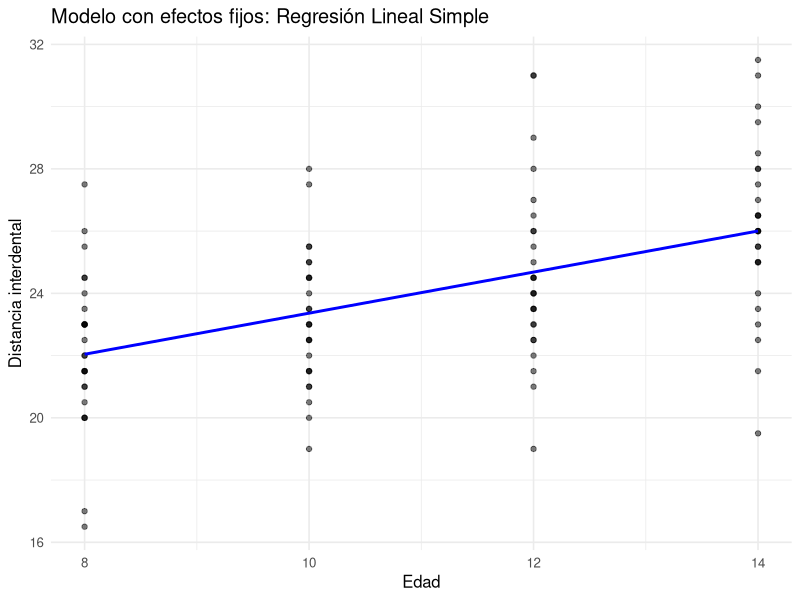
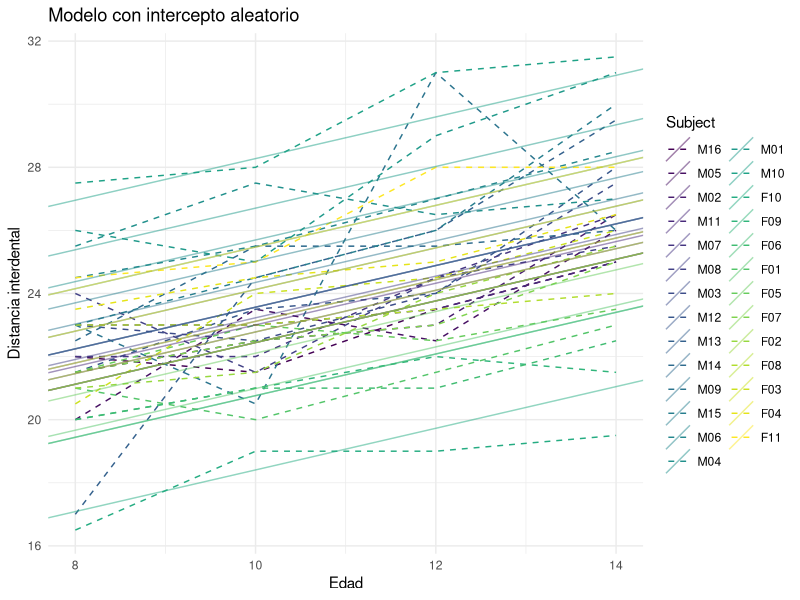
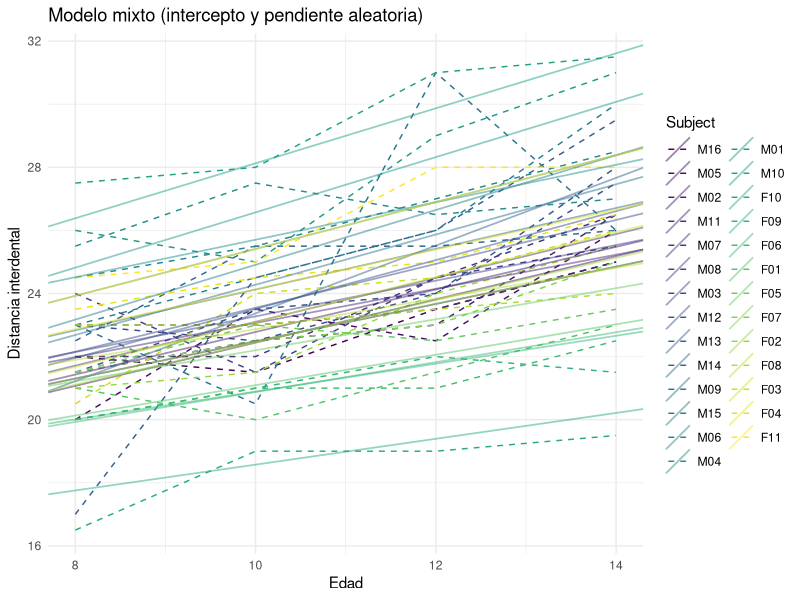

Source code (R) for these figures, in order:
## ---- chunk 1
library(ggplot2)
knitr::opts_chunk$set(
  fig.width = 6, 
  fig.height = 4, 
  dev = "png",
  fig.align = "center"
)
theme_set(theme_minimal(base_size = 12))
## ---- chunk 2
# Cargar paquetes
library(nlme)
library(lme4)

# Cargar datos longitudinales
data(Orthodont, package = "nlme")

# Ajustar modelo de regresión lineal simple (solo efectos fijos)
modelo_fijo <- lm(distance ~ age, data = Orthodont)

# Resumen del modelo
r2 <- summary(modelo_fijo)$r.squared
## ---- chunk 3
#| label: fig-reglinsimp
#| echo: false
#| message: false
#| warning: false
#| fig-cap: "Modelo con efectos fijos: Regresión Lineal Simple."
#| fig-width: 5
#| fig-height: 3.5
library(ggplot2)
ggplot(Orthodont, aes(x = age, y = distance)) +
  geom_point(alpha = 0.5) +
  geom_smooth(method = "lm", se = FALSE, color = "blue") +
  labs(title = "Modelo con efectos fijos: Regresión Lineal Simple",
       x = "Edad", y = "Distancia interdental")

## ---- chunk 4
# Cargar paquetes
library(nlme)
library(lme4)

# Cargar datos longitudinales
data(Orthodont, package = "nlme")

modelo_aleatorio <- lmer(distance ~ age + (1 | Subject), data = Orthodont)
summary(modelo_aleatorio)


# Resumen del modelo
r2 <- summary(modelo_aleatorio)$r.squared
# Extraer la varianza del intercepto por sujeto
var_intercept <- as.numeric(VarCorr(modelo_aleatorio)$Subject[1])
# Extraer la varianza residual
var_residual <- attr(VarCorr(modelo_aleatorio), "sc")^2

## ---- chunk 5
#| label: fig-efectos-aleatorios
#| echo: false
#| message: false
#| warning: false
#| fig-cap: "Modelo con efectos aleatorios a través de intercepto aleatorio."
#| fig-width: 6
#| fig-height: 3.7

library(ggplot2)
library(lme4)

# Crear data frame con intercepto y pendiente para cada sujeto (solo intercepto aleatorio)
interceptos <- ranef(modelo_aleatorio)$Subject[, 1] + fixef(modelo_aleatorio)[1]
pendiente <- fixef(modelo_aleatorio)[2]
sujetos <- rownames(ranef(modelo_aleatorio)$Subject)

df_lineas <- data.frame(
  Subject = sujetos,
  intercepto = interceptos,
  pendiente = pendiente
)

# Gráfico
ggplot(Orthodont, aes(x = age, y = distance, group = Subject, color = Subject)) +
  geom_line(linetype = "dashed") +  # Observaciones por individuo
  geom_abline(data = df_lineas, aes(intercept = intercepto, slope = pendiente, color = Subject), alpha = 0.5) +
  labs(
    title = "Modelo con intercepto aleatorio",
    x = "Edad", y = "Distancia interdental"
  ) +
  theme_minimal() 


## ---- chunk 6
# Cargar paquetes
library(nlme)
library(lme4)

# Cargar datos longitudinales
data(Orthodont, package = "nlme")

modelo_mixto <- lmer(distance ~ age + (1 + age | Subject), data = Orthodont)
summary(modelo_mixto)


# Resumen del modelo
r2 <- summary(modelo_mixto)$r.squared
# Extraer la varianza del intercepto por sujeto
var_intercept_completo <- as.numeric(VarCorr(modelo_mixto)$Subject[1])
var_pendiente_completo <- as.numeric(VarCorr(modelo_mixto)$Subject["age", "age"])
# Extraer la varianza residual
var_residual_completo <- attr(VarCorr(modelo_mixto), "sc")^2
## ---- chunk 7
#| label: fig-modelo-lmm
#| echo: false
#| message: false
#| warning: false
#| fig-cap: "Modelo Lineal Mixto (LMM con efectos fijos y aleatorios)."
#| fig-width: 6
#| fig-height: 3.7
# Obtener coeficientes por individuo y añadir columna Subject
coefs <- coef(modelo_mixto)$Subject
coefs$Subject <- rownames(coefs)

# Gráfico con pendientes coloreadas por individuo
ggplot(Orthodont, aes(x = age, y = distance, group = Subject, color = Subject)) +
  geom_line(linetype = "dashed") +  # Observaciones por individuo
  geom_abline(data = coefs, aes(intercept = `(Intercept)`, slope = age, color = Subject), 
              size = 0.6, alpha = 0.5) +
  labs(title = "Modelo mixto (intercepto y pendiente aleatoria)", 
       x = "Edad", y = "Distancia interdental") +
  theme_minimal()


## ---- chunk 8
set.seed(123)
n <- 100
operadores <- sample(1:5, n, replace = TRUE)
lambda <- exp(0.5 + 0.3 * operadores)
llamadas <- rpois(n, lambda)
df_poisson <- data.frame(llamadas, operadores)

modelo_poisson <- glm(llamadas ~ operadores, family = poisson, data = df_poisson)
intercepto <- coef(modelo_poisson)[1]
coef_operadores <- coef(modelo_poisson)[2]
summary(modelo_poisson)
## ---- chunk 9
library(lme4)

# Simulación de datos ejemplo
set.seed(123)
n_estudiantes <- 100
n_examenes <- 5
df_glmm <- expand.grid(
  estudiante = factor(1:n_estudiantes),
  examen = 1:n_examenes
)
df_glmm$horas <- runif(nrow(df_glmm), 0, 10)
df_glmm$grupo <- sample(c("A", "B"), nrow(df_glmm), replace = TRUE)

# Probabilidad de aprobar en función de horas y grupo, más efecto aleatorio por estudiante
df_glmm$prob <- plogis(-1 + 0.4 * df_glmm$horas + ifelse(df_glmm$grupo == "B", 0.5, 0) + rnorm(n_estudiantes)[df_glmm$estudiante])
df_glmm$aprobado <- rbinom(nrow(df_glmm), 1, df_glmm$prob)

# Ajuste del modelo GLMM
modelo_glmm <- glmer(aprobado ~ horas + grupo + (1 | estudiante), 
                     data = df_glmm, family = binomial)

summary(modelo_glmm)
